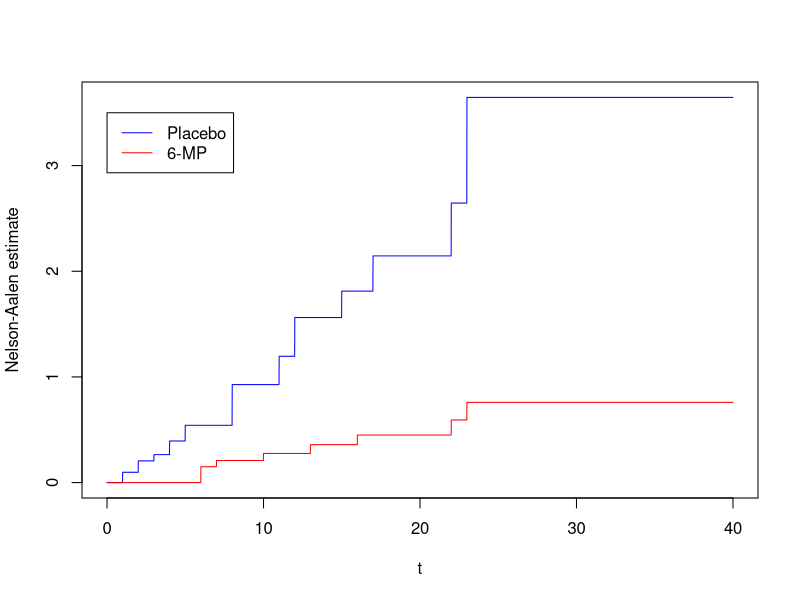

Recreate this plot in R.
### Solution to 3.1 in ABG

#P for placebo
#M is the 6-MP group

T_P = c(0,1,2,3,4,5,8,11,12,15,17,22,23) #Event times
d_P = c(0,2,2,1,2,2,4,2,2,1,1,1,1) #Number of events
c_P = rep(0,length(T_P)) #Censored observations

T_M = c(0,6,7,9,10,11,13,16,17,19,20,22,23,25,32,34,35)
d_M = c(0,3,1,0,1,0,1,1,0,0,0,1,1,0,0,0,0)
c_M = c(0,1,0,1,1,1,0,0,1,1,1,0,0,1,2,1,1)

Nelson_Aalen = function(Times,d,c){
  # Calculates the Nelson-Aalen estimate according to 3.12 in ABG
  m = length(Times)
  Y = rep(21,m)
  Y[2:m] = Y[2:m] - cumsum(d+c)[1:(m-1)]
  
  DeltahatA = rep(0,m)
  for (j in 2:m){
    # This is the adjusted inner sum
    if (d[j] > 0){
      for (l in 0:(d[j]-1)){
        DeltahatA[j] = DeltahatA[j] + 1/(Y[j]-l)
      }
    }
  }
  return(stepfun(Times[2:m],cumsum(DeltahatA))) #The outer sum is here
}

hatA_P = Nelson_Aalen(T_P,d_P,c_P)
hatA_M = Nelson_Aalen(T_M,d_M,c_M)


t = seq(0,40,by=0.01)

plot(t,hatA_P(t),type="l",col="blue",ylab="Nelson-Aalen estimate")
lines(t,hatA_M(t),col="red")
legend(0,3.5,c("Placebo","6-MP"),col=c("blue","red"),lty=1)
